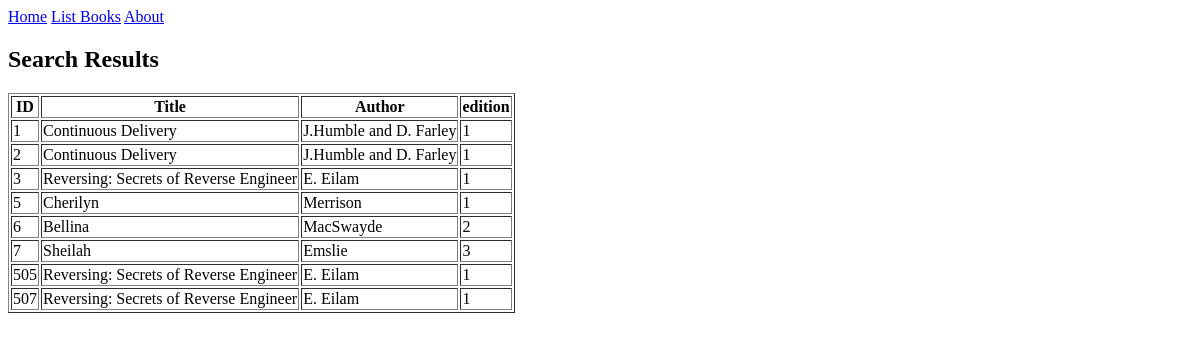
The app's page /books/lab8/task3, older data.
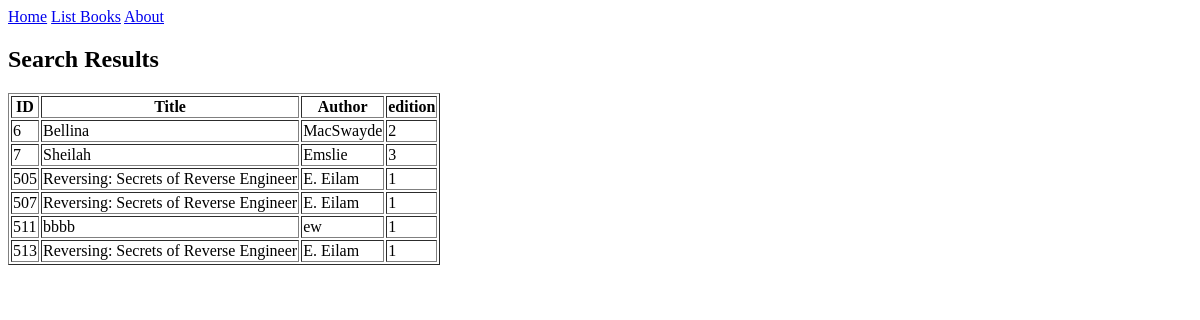
The same page, newer data.
### apps/bookmodule/models.py (models this page shows)
class Book(models.Model):
    title = models.CharField(max_length = 50)
    author = models.CharField(max_length = 50)
    price = models.FloatField(default = 0.0)
    edition = models.SmallIntegerField(default = 1)

### apps/bookmodule/views.py (the view)
# urls.py: path('lab8/task3', views.task3  , name='books.task3'),
def task3(request):
    mybooks=Book.objects.filter(~Q(edition__gt = 3) & (~Q(title__contains = 'CO')| ~Q(author__contains = 'CO')))
    return render(request, 'bookmodule/task2.html',{'books':mybooks})

### apps/templates/bookmodule/task2.html (shortened to what this page needs)
{% extends "layouts/base.html" %}
{% block content %}
<h2>Search Results</h2>
{% if books %}
    <table border="1">
        <thead>
            <tr>
                <th>ID</th>
                <th>Title</th>
                <th>Author</th>
                <th>edition</th>
            </tr>
        </thead>
        <tbody>
            {% for book in books %}
            <tr>
                <td>{{ book.id }}</td>
                <td>{{ book.title }}</td>
                <td>{{ book.author }}</td>
                <td>{{ book.edition }}</td>
            </tr>
            {% endfor %}
        </tbody>
    </table>
{% else %}
    <p>No books found.</p>
{% endif %}
{% endblock %}

Row changes from the older to the newer data that the page shows:
removed Book: id "1", title "Continuous Delivery", author "J.Humble and D. Farley", edition "1"
removed Book: id "2", title "Continuous Delivery", author "J.Humble and D. Farley", edition "1"
removed Book: id "3", title "Reversing: Secrets of Reverse Engineer", author "E. Eilam", edition "1"
removed Book: id "5", title "Cherilyn", author "Merrison", edition "1"
added Book: id "511", title "bbbb", author "ew", edition "1"
added Book: id "513", title "Reversing: Secrets of Reverse Engineer", author "E. Eilam", edition "1"
